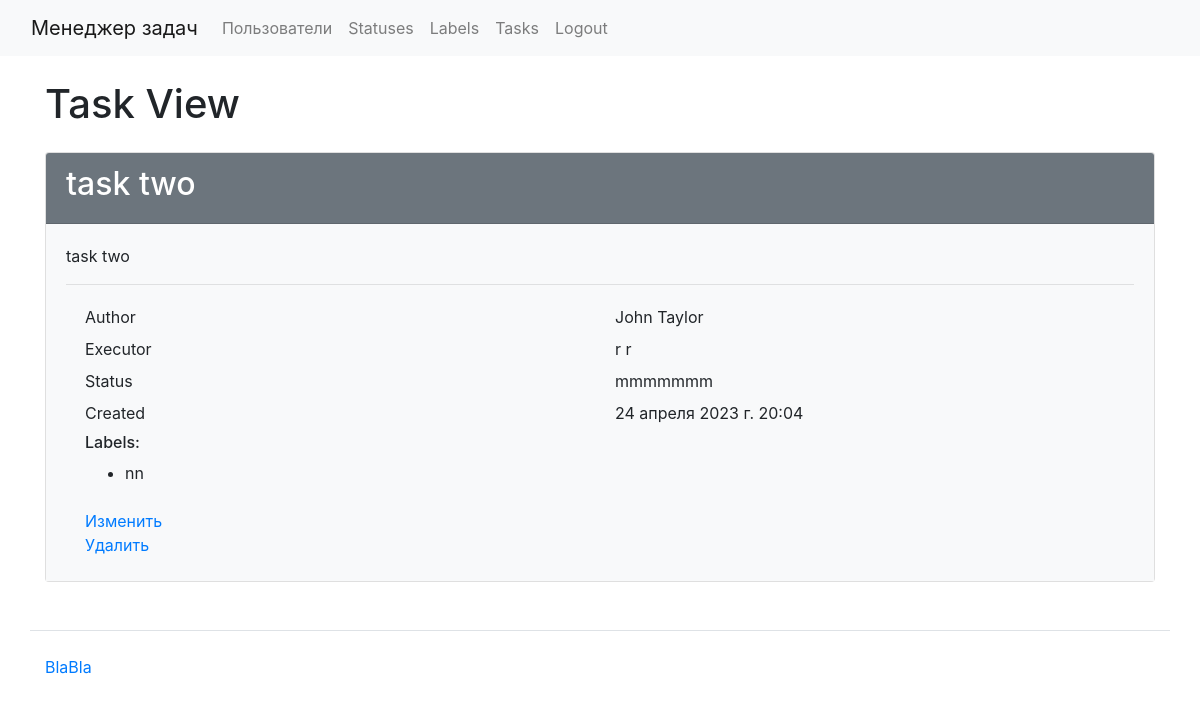
Before: /tasks/3/ (signed in) with the older database file.
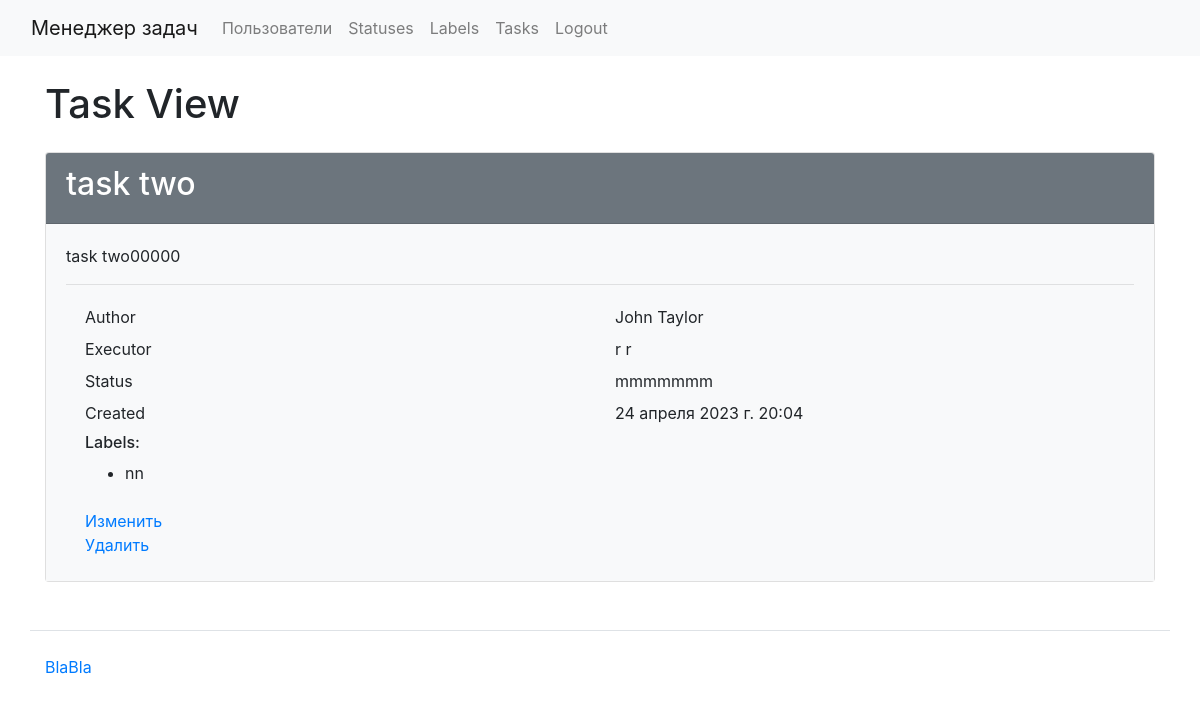
After: the same page with the newer database file.
### tasks/models.py (models this page shows, shortened)
class Task(models.Model):
    name = models.CharField(max_length=100, verbose_name='Name')
    status =  models.ForeignKey(Status, null=True, on_delete=models.PROTECT)
    created_at = models.DateTimeField(auto_now_add=True)
    description = models.TextField(blank=True, null=True)
    author = models.ForeignKey(
        User,
        on_delete=models.PROTECT,
        related_name='authored_tasks',
        verbose_name=_('Author'),)
    executor = models.ForeignKey(
        User,
        on_delete=models.PROTECT,
        related_name='tasks_assigned_to',
        verbose_name=_('Executor'),)
    labels = models.ManyToManyField(
        Labels,
        blank=True,
        verbose_name=_('Labels'),)

### users/models.py (models this page shows, shortened)
class User(AbstractUser):
    def __str__(self):
        return f"{self.first_name} {self.last_name}"

### statuses/models.py (models this page shows)
class Status(models.Model):
    name = models.CharField(max_length=100, verbose_name="Name")
    created_at = models.DateTimeField(auto_now_add=True)
    def __str__(self):
        return self.name

### labels/models.py (models this page shows, shortened)
class Labels(models.Model):
    name = models.CharField(max_length=100, verbose_name="Name")
    created_at = models.DateTimeField(auto_now_add=True)

### tasks/views.py (the view)
# urls.py: path('<int:pk>/', views.TaskDetailView.as_view(), name='view_task'),
class TaskDetailView(LoginRequiredMixin, DetailView):
    model = Task
    template_name = 'task_view.html'
    extra_context = {'title': "Task View"}

### tasks/templates/task_view.html (shortened to what this page needs)
{% extends 'base.html' %}
{% load i18n %}
{% load bootstrap4 %}
{% block content %}
<div class="container wrapper flex-grow-1">
    <h1 class="my-4">{% translate title %}</h1>
    <div class="card">
        <div class="card-header bg-secondary text-white">
            <h2>{{ task.name }}</h2>
        </div>
        <div class="card-body bg-light">
            <p>{{ task.description }}</p>
            <hr>
            <div class="container">
                <div class="row p-1">
                    <div class="col">{% translate "Author" %}</div>
                    <div class="col">{{ task.author }}</div>
                </div>
                <div class="row p-1">
                    <div class="col">{% translate "Executor" %}</div>
                    <div class="col">{{ task.executor }}</div>
                </div>
                <div class="row p-1">
                    <div class="col">{% translate "Status" %}</div>
                    <div class="col">{{ task.status }}</div>
                </div>
                <div class="row p-1">
                    <div class="col">{% translate "Created" %}</div>
                    <div class="col">{{ task.created_at }}</div>
                </div>
                <div class="row p-1">
                    <div class="col"><h6>{% translate "Labels" %}:</h6>
                        <ul>
                            {% for label in task.labels.all %}
                                <li>{{ label.name }}</li>
                          {% endfor %}
                        </ul>
                    </div>
                </div>
                <div class="row p-1">
                    <div class="col">
                      <a href="{% url 'tasks:update' task.pk %}">{% translate 'Edit' %}</a>
                      <br>
                      <a href="{% url 'tasks:delete' task.pk %}">{% translate 'Delete' %}</a>
                    </div>
                </div>
            </div>
        </div>
    </div>
</div>
{% endblock content %}

### task_manager/templates/base.html (shortened to what this page needs)
<!doctype html>
{% load bootstrap4 %}
{% bootstrap_css %}
{% load i18n %}
<html lang="ru-ru">
  <head>
  </head>
  <body>
    <nav class="navbar navbar-expand-lg navbar-light bg-light mb-3">
      <div class="container-fluid">
        <a class="navbar-brand" href="{% url 'main' %}">{% translate "Task manager" %}</a>
        <div class="collapse navbar-collapse" id="navbarCollapse">
          <ul class="navbar-nav">
            <li class="nav-item">
              <a class="nav-link" href="{% url 'users:users' %}">{% translate "Users" %}</a>
            </li>
            {% if request.user.is_authenticated %}
            <li class="nav-item">
              <a class="nav-link" href="{% url 'statuses:statuses' %}">{% translate "Statuses" %}</a>
            </li>
            <li class="nav-item">
              <a class="nav-link" href="{% url 'labels:labels' %}">{% translate "Labels" %}</a>
            </li>
            <li class="nav-item">
              <a class="nav-link" href="{% url 'tasks:tasks' %}">{% translate "Tasks" %}</a>
            </li>
            <li class="nav-item">
              <a class="nav-link" href="{% url 'logout' %}">{% translate 'Logout' %}</a>
            </li>
            {% endif %}
          </ul>
        </div>
      </div>
    </nav>
    <div id="content">
      {% block content %}{% endblock %}
    </div>
    <footer>
      <div class="container my-5 pt-4 border-top">
        <a target="_blank" href="https://github.com/kat-git-hub">BlaBla</a>
      </div>
    </footer>
  </body>
</html>

Changed rows visible on the page:
changed Task "task two": description "task two" → "task two00000"
